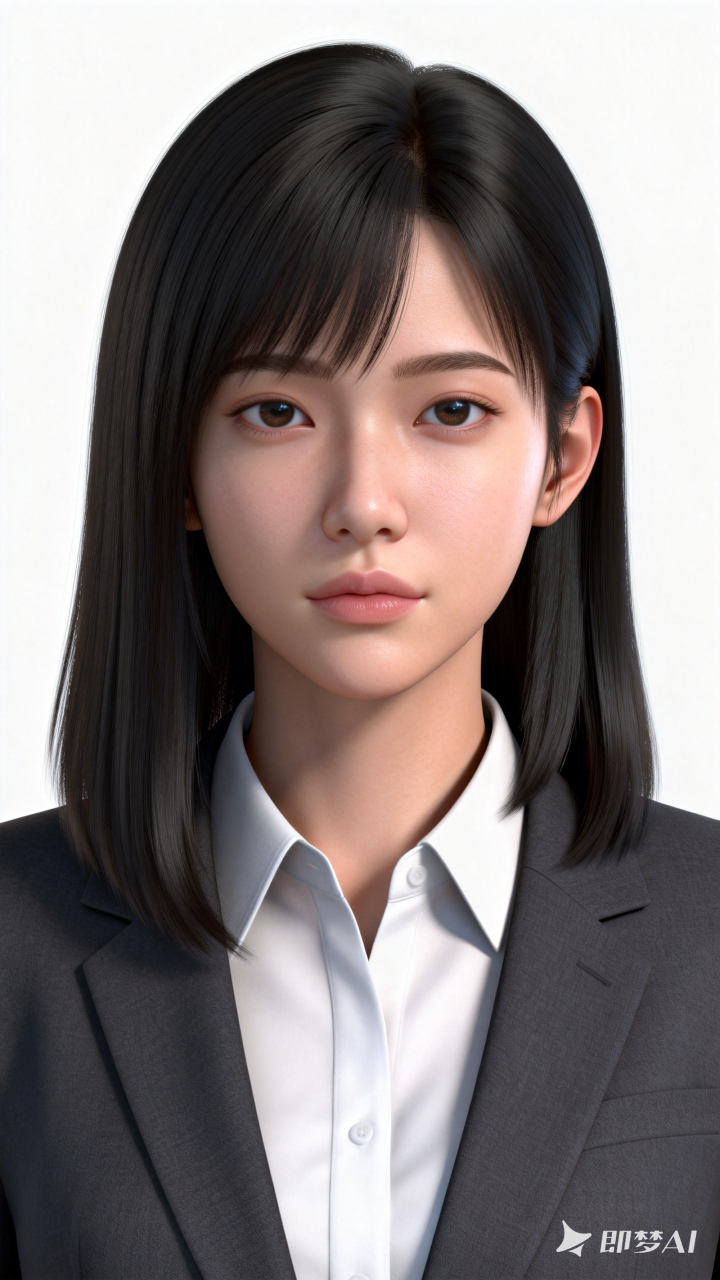
#> input picture tests/fixtures/m0_eval/pairs/01_a.png, 1440 x 2560 px (shown at 1/2 size)
$ python -i probe_dashscope_video.py   (imports and definitions only)
#> lines starting #> are read from the running program, lines starting #| are printed output that depends on the picture
"""阿里百炼视频 i2v 接口探针（M15-S7）。

验四件事：
1. `wan2.2-i2v-flash` 是否开通、免费额度认不认 i2v
2. `img_url` 传 Base64 能不能被接受（能就不用为 i2v 单独搭图床）
3. 输出分辨率是不是 720×1280（9:16 竖屏）
4. **跑出来的视频里脸还在不在**——这才是 15.2 的全部意义

调用形态是 DashScope 异步任务制，不是 OpenAI 兼容：
    创建 POST /api/v1/services/aigc/video-generation/video-synthesis
         Header: X-DashScope-Async: enable
    轮询 GET  /api/v1/tasks/{task_id}

费用：wan2.2-i2v-flash 720P ¥0.2/秒 × 5 秒 = ¥1.00/条。

用法：
    python scripts/probe_dashscope_video.py              # dry-run
    python scripts/probe_dashscope_video.py --go         # 真跑
"""

from __future__ import annotations

import argparse
import base64
import io
import json
import sys
import time
from pathlib import Path

sys.path.insert(0, str(Path(__file__).resolve().parent.parent))

import httpx  # noqa: E402
from PIL import Image  # noqa: E402

PROBE_DIR = Path(__file__).resolve().parent.parent / "assets" / "probe"

BASE = "https://dashscope.aliyuncs.com"
CREATE = BASE + "/api/v1/services/aigc/video-generation/video-synthesis"
TASK = BASE + "/api/v1/tasks/"

#: 选它而不是 wan2.7-i2v 的理由：
#:   ① 720P ¥0.2/秒 vs ¥0.6/秒，差 3 倍
#:   ② 输入模态只有 Image、输出只有 Video —— 纯图生视频不出音频，
#:      与本项目「视频只出画面、声音由 TTS 单独负责」的架构一致
#:   ③ 描述里明确写「稳定保持图片文字、人像和商品一致性」，正是 15.2 要验的
MODEL = "wan2.2-i2v-flash"

#: 视频提示词必须按计划书 8.2 的规则：**只写运动，禁止重复描述外貌**。
#: 外貌已经由首帧图固定住了，再写一遍会让模型在运动和长相之间打架。
PROMPT = "她缓缓转头看向镜头，雨水顺着发梢滑落，镜头缓慢推近，光影在脸上流动"

TARGET_W, TARGET_H = 720, 1280  # 9:16 竖屏


def prepare_frame(src_path: Path, out_path: Path, quality: int = 88) -> tuple[bytes, str]:
    """把首帧图裁成严格 9:16 并缩到 720×1280，返回 (jpeg bytes, base64)。"""
#> called with src_path = '../tests/fixtures/m0_eval/pairs/01_a.png', out_path = 'out.png', quality = 88
    im = Image.open(src_path).convert("RGB")
#> im is the input picture: PIL image 1440x2560 RGB; mean R, G, B 130.6, 121.6, 121.2
    w, h = im.size
#> w = 1440; h = 2560
    target_ar = TARGET_W / TARGET_H
    if w / h > target_ar:          # 太宽 → 裁两侧
        nw = int(h * target_ar)
        left = (w - nw) // 2
        im = im.crop((left, 0, left + nw, h))
    else:                           # 太高 → 裁上下
        nh = int(w / target_ar)
#> nh = 2560
        top = (h - nh) // 2
#> top = 0
        im = im.crop((0, top, w, top + nh))
    im = im.resize((TARGET_W, TARGET_H), Image.LANCZOS)
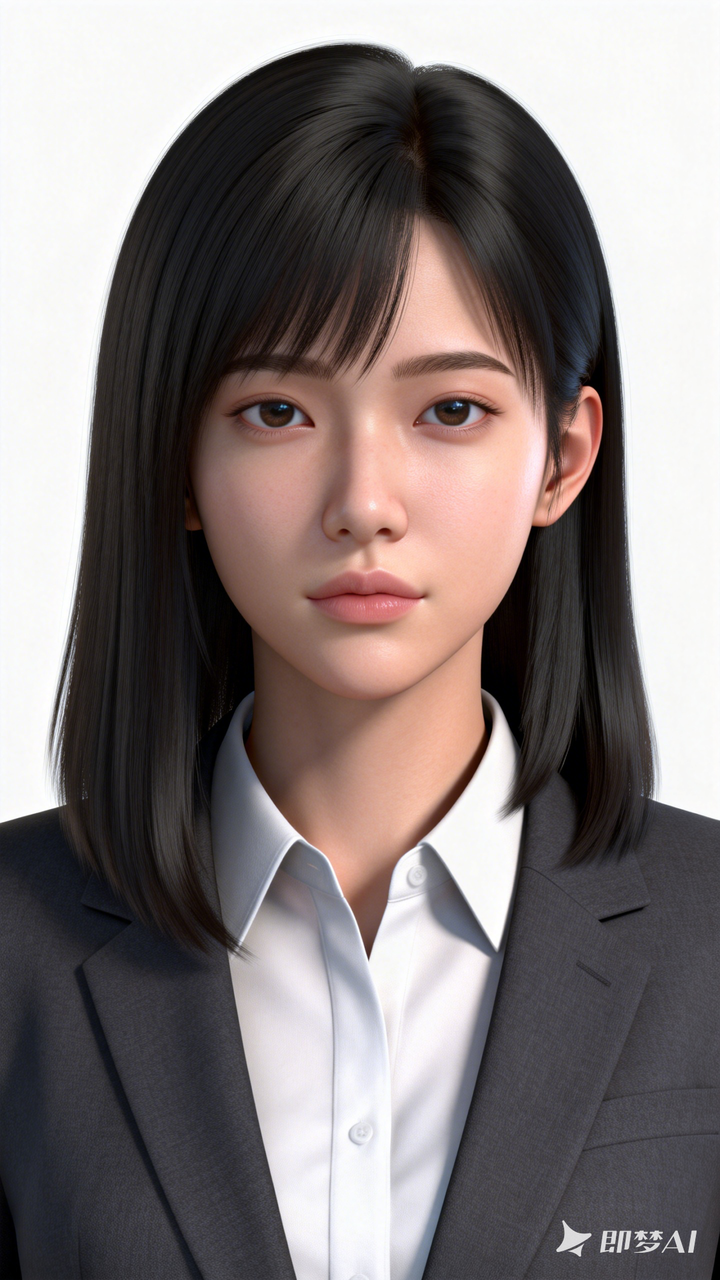
#> im: PIL image 720x1280 RGB; mean R, G, B 130.6, 121.6, 121.2
    im.save(out_path, "JPEG", quality=quality)
#> (the run stopped early here; a loop or call above may not have finished)

$ run again, on tests/fixtures/m0_eval/pairs/03_a.png
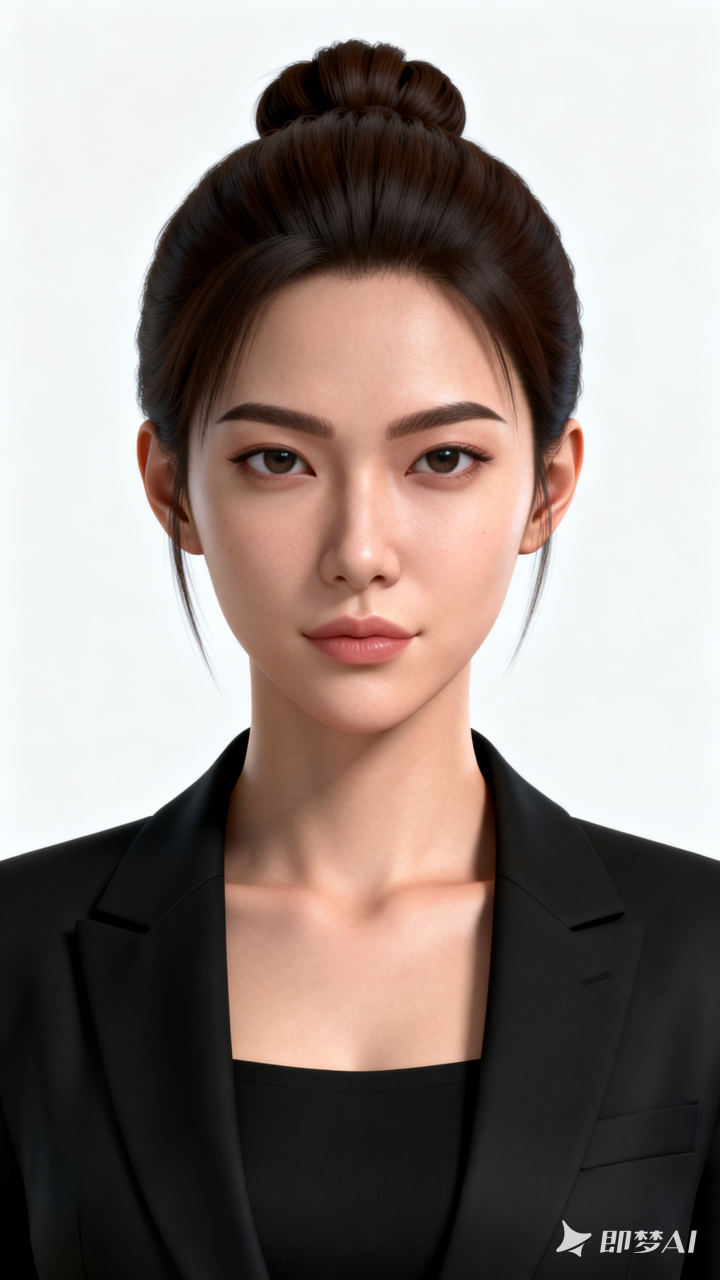
#> input picture tests/fixtures/m0_eval/pairs/03_a.png, 1440 x 2560 px (shown at 1/2 size)
#> in prepare_frame, im is the input picture: PIL image 1440x2560 RGB; mean R, G, B 146.6, 135.1, 130.1
#> in prepare_frame, `im = im.resize((TARGET_W, TARGET_H), Image.LANCZOS)`:
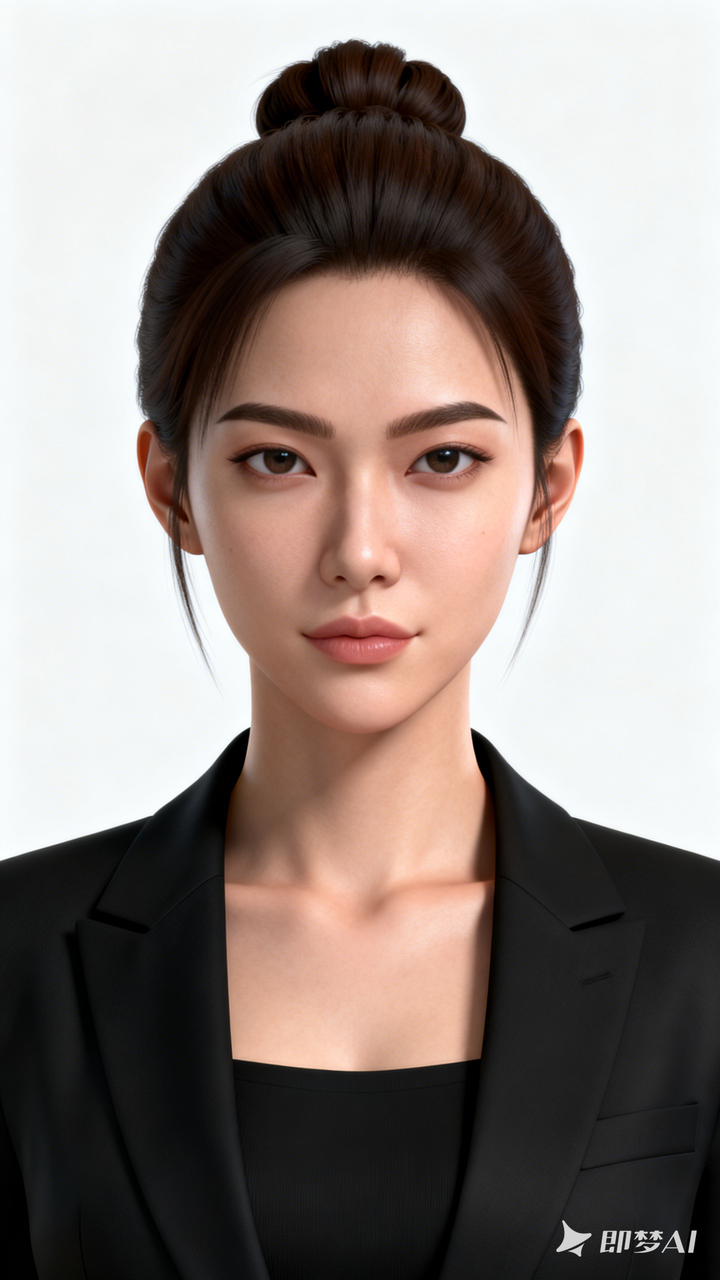
#> im: PIL image 720x1280 RGB; mean R, G, B 146.6, 135.1, 130.1

$ run again, on tests/fixtures/m0_eval/pairs/04_a.png
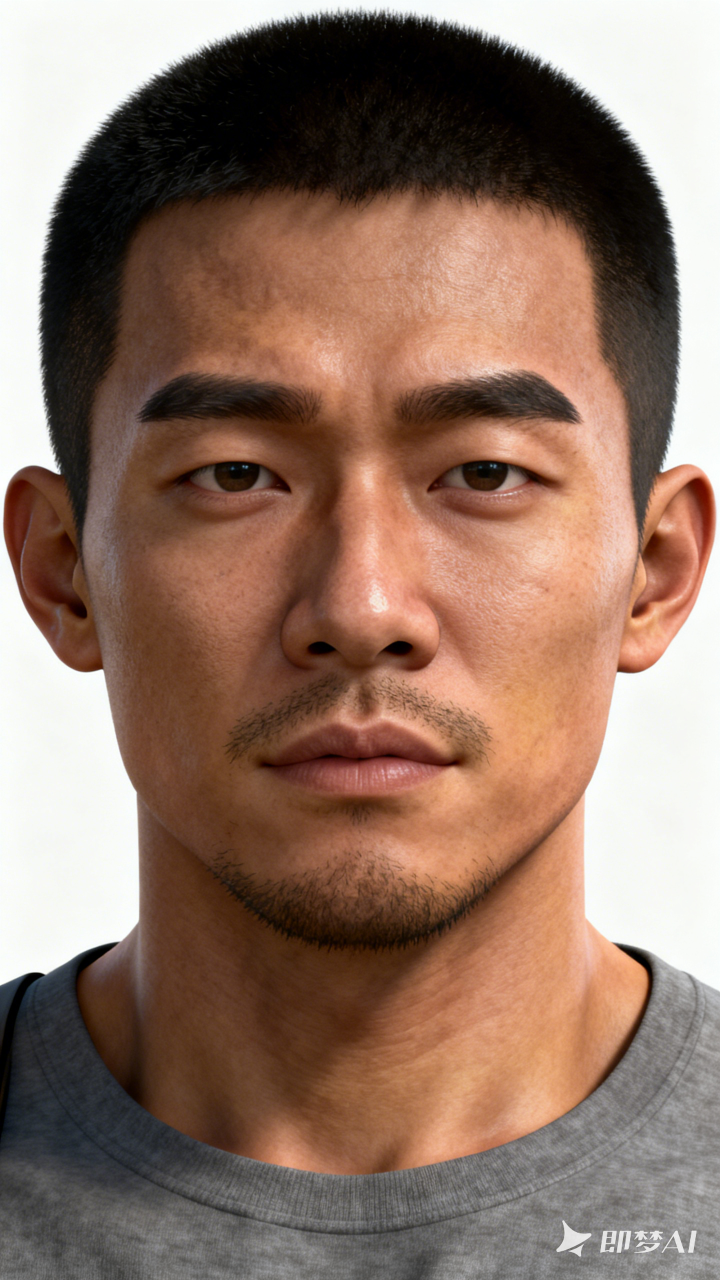
#> input picture tests/fixtures/m0_eval/pairs/04_a.png, 1440 x 2560 px (shown at 1/2 size)
#> in prepare_frame, im is the input picture: PIL image 1440x2560 RGB; mean R, G, B 144.4, 116.7, 102.1
#> in prepare_frame, `im = im.resize((TARGET_W, TARGET_H), Image.LANCZOS)`:
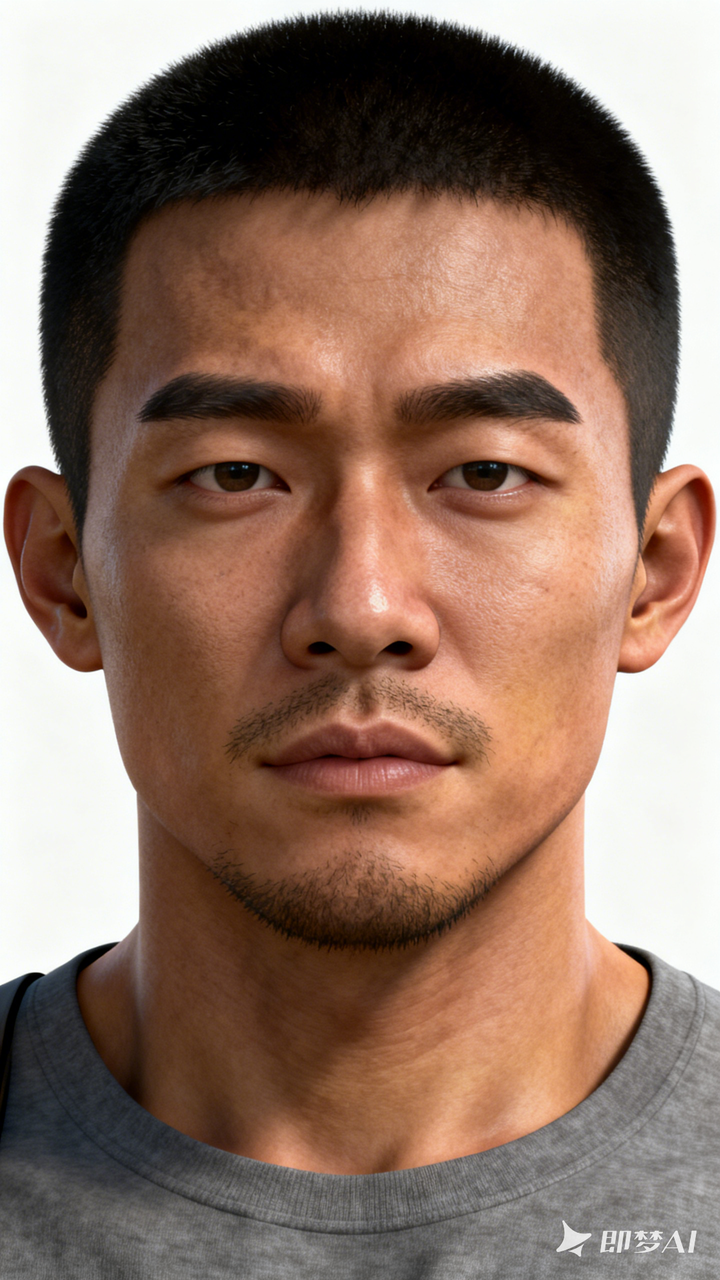
#> im: PIL image 720x1280 RGB; mean R, G, B 144.4, 116.7, 102.1

$ run again, on tests/fixtures/m0_eval/pairs/05_a.png
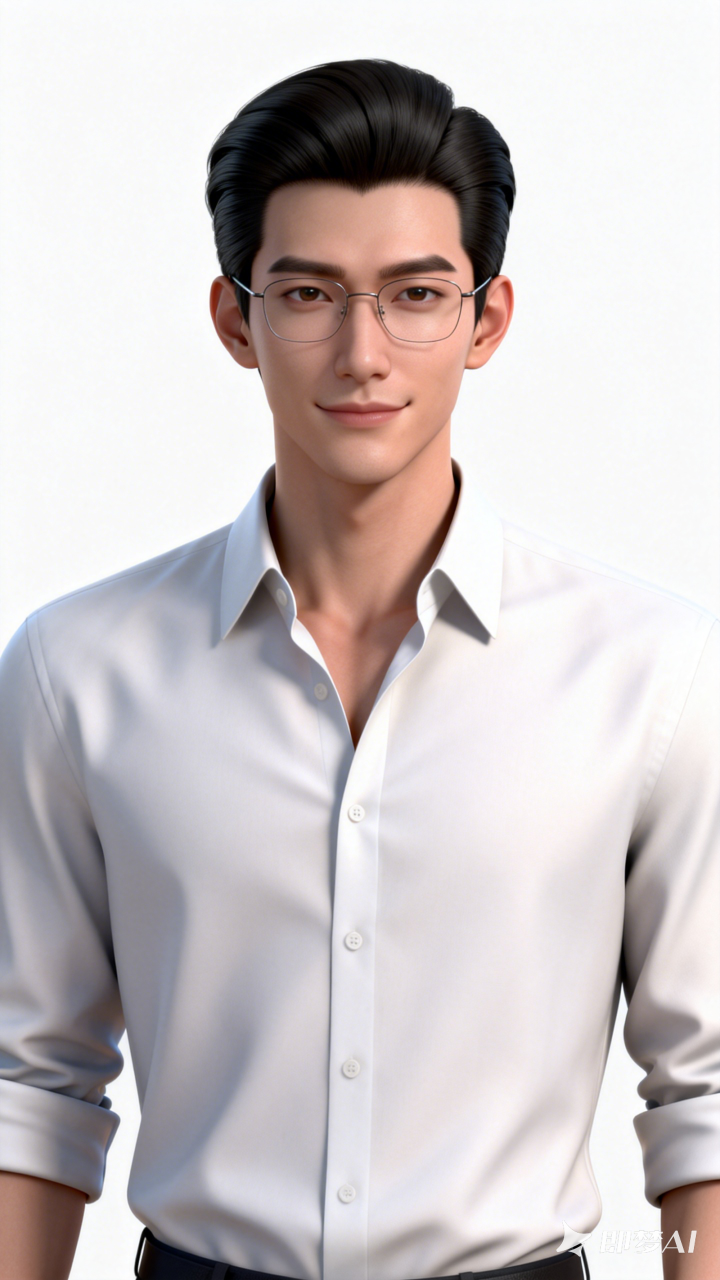
#> input picture tests/fixtures/m0_eval/pairs/05_a.png, 1440 x 2560 px (shown at 1/2 size)
#> in prepare_frame, im is the input picture: PIL image 1440x2560 RGB; mean R, G, B 203.4, 196.1, 197
#> in prepare_frame, `im = im.resize((TARGET_W, TARGET_H), Image.LANCZOS)`:
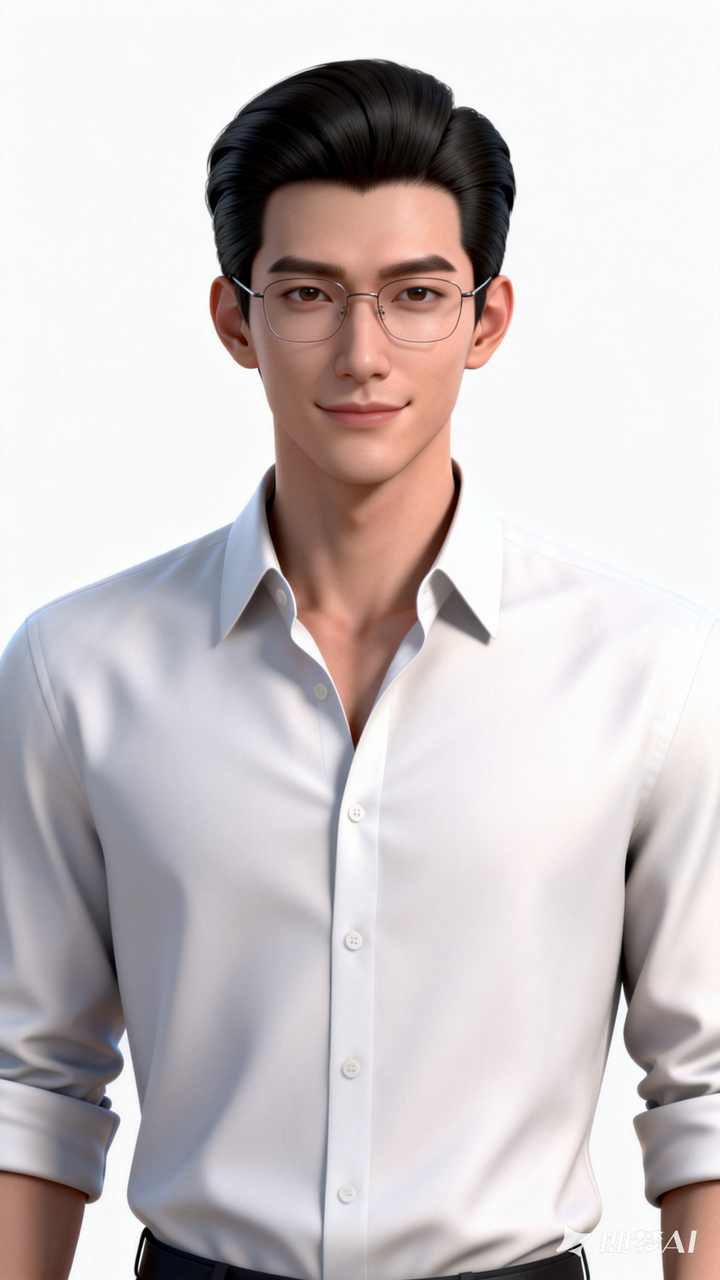
#> im: PIL image 720x1280 RGB; mean R, G, B 203.4, 196.1, 197
